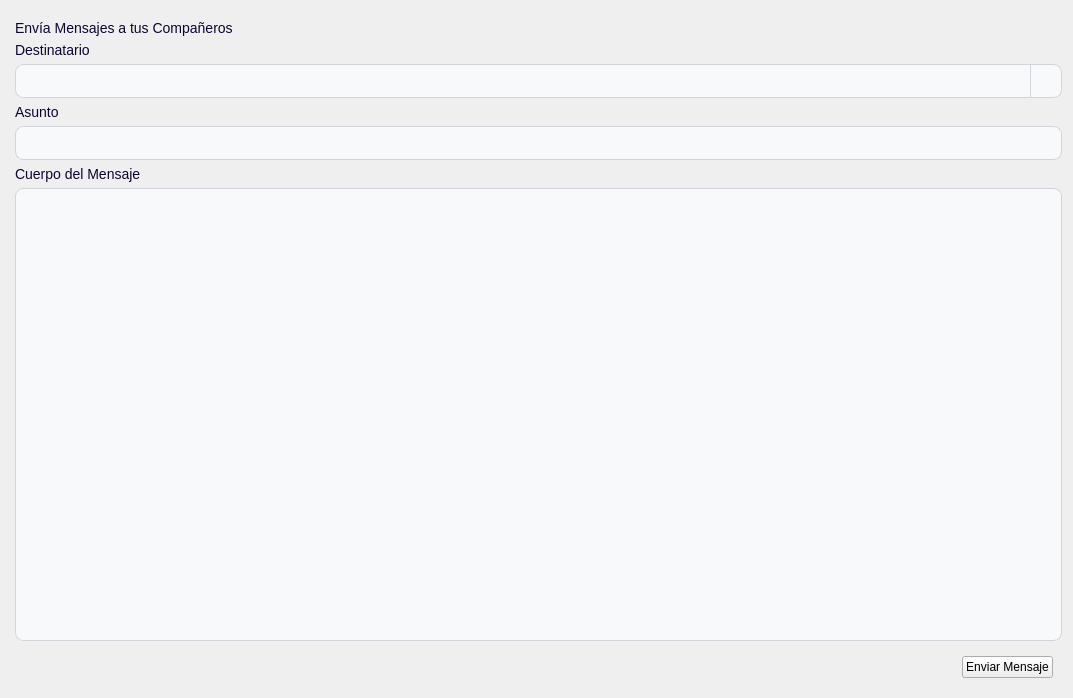
<?xml version="1.0" encoding="UTF-8"?>
<ui version="4.0">
 <class>Analisis</class>
 <widget class="QWidget" name="Analisis">
  <property name="geometry">
   <rect>
    <x>0</x>
    <y>0</y>
    <width>1073</width>
    <height>698</height>
   </rect>
  </property>
  <property name="windowTitle">
   <string>Form</string>
  </property>
  <property name="styleSheet">
   <string notr="true">QFrame[carta=&quot;Dashboard&quot;] {
    background-color: #FFFFFF;
    border: 1px solid #E4E0EA;
    border-radius: 12px;
}
#CargarDatos{
background-color:#f7f7f7;
}
QFrame{
background-color:#f7f7f7;
}

/*
-----------------------------------------------------------------------------------------------------
Textos
-----------------------------------------------------------------------------------------------------*/
QLabel{
background-color: transparent;
font-size: 14px;
color: #0E042F;
}
QLabel[texto=&quot;InputTexto&quot;]{
font-size: 16px;
color: #46315c;

}
QLabel[texto=&quot;TituloPrincipal&quot;]{
font-size:20px;
font-weight:bold;
}
QLabel[texto=&quot;Valor&quot;]{
font-size:20px;
}
QLabel[texto=&quot;TituloSecundario&quot;]{
font-size:18px;
font-weight:bold;
}
QLabel[texto=&quot;Positivo&quot;]{
color: #15803D;
}
QLabel[texto=&quot;Negativo&quot;]{
color: #B91C1C;
}
QLabel[texto=&quot;Descripcion&quot;]{
font-size:16px;
color: #46315c;
}
QLabel[texto=&quot;Destacado&quot;]{
font-size:16px;
color: #0E042F;
font-weight: bold;
}

/*
-----------------------------------------------------------------------------------------------------
Inputs
-----------------------------------------------------------------------------------------------------*/
/* --- ESTADO BASE --- */
QLineEdit, QDateEdit, QPlainTextEdit, QComboBox,QTextEdit {
    background-color: #F8F9FA; 
    border: 1px solid #D1D5DB; 
    border-radius: 8px;     
    padding: 8px 12px;         
    color: #333333;          
}

/* --- CUANDO EL MOUSE ESTÁ ENCIMA (HOVER) --- */
QLineEdit:hover, QDateEdit:hover, QPlainTextEdit:hover, QComboBox:hover
,QTextEdit:hover {
    border: 1px solid #9CA3AF;
    background-color: #F3F4F6;
}

/* --- CUANDO TIENE EL FOCO / SE ESTÁ ESCRIBIENDO (FOCUS) --- */
QLineEdit:focus, QDateEdit:focus, QPlainTextEdit:focus, QComboBox:focus,QTextEdit:focus {
    border: 2px solid #744bcc;
    background-color: #FFFFFF;
}

/* --- CUANDO EL CAMPO ESTÁ DESHABILITADO (DISABLED) --- */
QLineEdit:disabled, QDateEdit:disabled, QPlainTextEdit:disabled, QComboBox:disabled,QTextEdit:disabled {
    background-color: #E5E7EB;
    color: #9CA3AF;
    border: 1px solid #D1D5DB;
}

/* --- ESTILO ESPECÍFICO PARA EL BOTÓN DE FLECHA EN QDATEEDIT --- */
QDateEdit::drop-down {
    subcontrol-origin: padding;
    subcontrol-position: top right;
    width: 20px;
    border-left-width: 1px;
    border-left-color: #D1D5DB;
    border-left-style: solid;
    border-top-right-radius: 8px;
    border-bottom-right-radius: 8px;
}

/* --- ESTILO DEL QCOMBOBOX --- */
QComboBox {
    background-color: #F8F9FA;
    border: 1px solid #D1D5DB;
    border-radius: 8px;
    padding: 8px 12px;
    padding-right: 30px;
    color: #333333;
}

QComboBox:hover {
    border: 1px solid #9CA3AF;
    background-color: #F3F4F6;
}

QComboBox:focus {
    border: 2px solid #744bcc;
    background-color: #FFFFFF;
}

QComboBox:disabled {
    background-color: #E5E7EB;
    color: #9CA3AF;
    border: 1px solid #D1D5DB;
}

/* --- BOTÓN DE DESPLEGAR --- */
QComboBox::drop-down {
    subcontrol-origin: padding;
    subcontrol-position: top right;
    width: 30px;
    border-left: 1px solid #D1D5DB;
    border-top-right-radius: 8px;
    border-bottom-right-radius: 8px;
}

/* --- FLECHA --- */
QComboBox::down-arrow {
    image: url(:/icons/chevron.svg);
    width: 12px;
    height: 12px;
}
/* --- LISTA DESPLEGABLE DEL QCOMBOBOX --- */
QComboBox QAbstractItemView {
    background-color: #FFFFFF;
    border: 1px solid #D1D5DB;
    border-radius: 8px;
    padding: 4px;
    color: #333333;
    selection-background-color: #744bcc;
    selection-color: #FFFFFF;
}

/* --- HOVER DE LOS ELEMENTOS DEL QCOMBOBOX --- */
QComboBox QAbstractItemView::item:hover {
    background-color: #F3F4F6;
    color: #333333;
}
/*
-----------------------------------------------------------------------------------------------------
Botones
-----------------------------------------------------------------------------------------------------*/

/* --- BOTÓN PRIMARIO --- */
QPushButton[boton=&quot;Primario&quot;] {
    border-radius: 10px;
    background-color: #5D38BB;
    font-weight: bold;
    color: #f7f7f7;
    font-size: 12pt;
width:300px;
height:50px;
}

QPushButton[boton=&quot;Primario&quot;]:hover {
    background-color: #744bcc;
}

QPushButton[boton=&quot;Primario&quot;]:pressed {
    background-color: #472a8f;
}


/* --- BOTÓN SECUNDARIO --- */
QPushButton[boton=&quot;Secundario&quot;] {
    border-radius: 10px;
    background-color: rgba(161, 147, 204, 0.7);
    font-weight: bold;
    color: #5D38BB;
    font-size: 18px;
width:300px;
height:50px;
}

QPushButton[boton=&quot;Secundario&quot;]:hover {
    background-color: rgba(161, 147, 204, 0.9); 
}

QPushButton[boton=&quot;Secundario&quot;]:pressed {
    background-color: rgba(131, 117, 174, 0.9);
}</string>
  </property>
  <layout class="QVBoxLayout" name="verticalLayout">
   <property name="leftMargin">
    <number>15</number>
   </property>
   <property name="topMargin">
    <number>20</number>
   </property>
   <item>
    <widget class="QLabel" name="lblTitulo">
     <property name="maximumSize">
      <size>
       <width>16777215</width>
       <height>50</height>
      </size>
     </property>
     <property name="text">
      <string>Envía Mensajes a tus Compañeros</string>
     </property>
     <property name="texto" stdset="0">
      <string>TituloPrincipal</string>
     </property>
    </widget>
   </item>
   <item>
    <widget class="QLabel" name="label">
     <property name="text">
      <string>Destinatario</string>
     </property>
     <property name="texto" stdset="0">
      <string>InputTexto</string>
     </property>
    </widget>
   </item>
   <item>
    <widget class="QComboBox" name="destinatario"/>
   </item>
   <item>
    <widget class="QLabel" name="label_2">
     <property name="text">
      <string>Asunto</string>
     </property>
     <property name="texto" stdset="0">
      <string>InputTexto</string>
     </property>
    </widget>
   </item>
   <item>
    <widget class="QLineEdit" name="asunto">
     <property name="styleSheet">
      <string notr="true">color: #0E042F;
</string>
     </property>
    </widget>
   </item>
   <item>
    <widget class="QLabel" name="label_3">
     <property name="text">
      <string>Cuerpo del Mensaje</string>
     </property>
     <property name="texto" stdset="0">
      <string>InputTexto</string>
     </property>
    </widget>
   </item>
   <item>
    <widget class="QTextEdit" name="cuerpo">
     <property name="styleSheet">
      <string notr="true">color: #0E042F;
</string>
     </property>
    </widget>
   </item>
   <item>
    <widget class="QWidget" name="widget" native="true">
     <layout class="QHBoxLayout" name="horizontalLayout">
      <item>
       <spacer name="horizontalSpacer">
        <property name="orientation">
         <enum>Qt::Horizontal</enum>
        </property>
        <property name="sizeHint" stdset="0">
         <size>
          <width>40</width>
          <height>20</height>
         </size>
        </property>
       </spacer>
      </item>
      <item>
       <widget class="QPushButton" name="enviar">
        <property name="text">
         <string>Enviar Mensaje</string>
        </property>
        <property name="boton" stdset="0">
         <string>Primario</string>
        </property>
       </widget>
      </item>
     </layout>
    </widget>
   </item>
  </layout>
 </widget>
 <resources>
  <include location="../../../resources/resources.qrc"/>
  <include location="../../../resources/resources.qrc"/>
 </resources>
 <connections/>
</ui>
